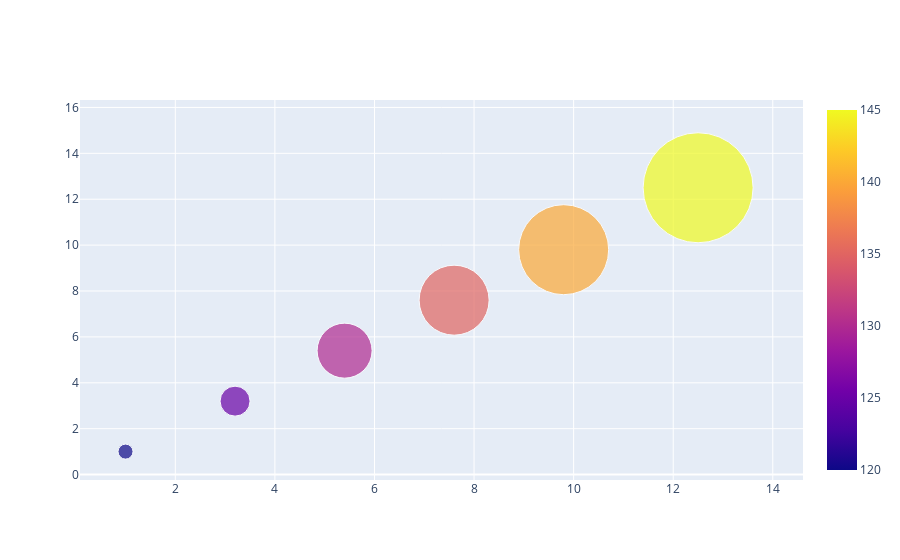

Here is the notebook cell this chart was saved with:
### Code cell
# or we can setup the data like this: 
data = [
    {
        'x': [1, 3.2, 5.4, 7.6, 9.8, 12.5],
        'y': [1, 3.2, 5.4, 7.6, 9.8, 12.5],
        'mode': 'markers',
        'marker': {
            'color': [120, 125, 130, 135, 140, 145],
            'size': [15, 30, 55, 70, 90, 110],
            'showscale': True
        }
    }
]

iplot(data)

### Figure 1 — Plotly figure (JSON) as saved in the notebook; plotly's stock layout.template omitted (floating-point values rounded to 4 significant figures)
{"data": [{"marker": {"color": [120, 125, 130, 135, 140, 145], "showscale": true, "size": [15, 30, 55, 70, 90, 110]}, "mode": "markers", "type": "scatter", "x": [1, 3.2, 5.4, 7.6, 9.8, 12.5], "y": [1, 3.2, 5.4, 7.6, 9.8, 12.5]}], "layout": {}}
